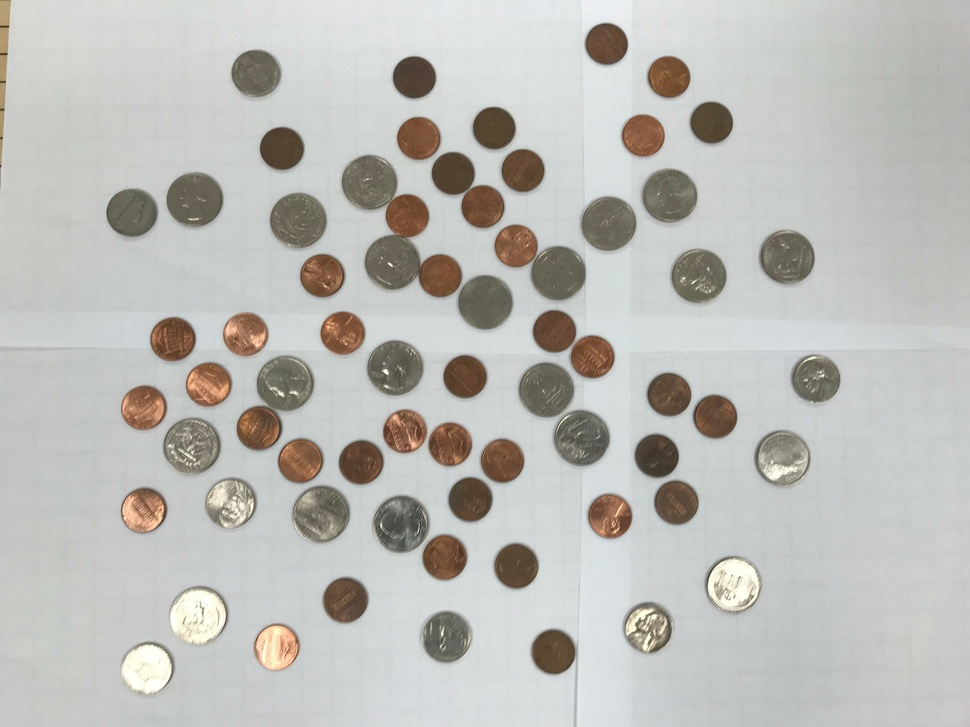
//> input picture Lab 7/coinsEasy.jpg, 970 x 727 px, shrunk from 4032 x 3024 before the run
$ ./l071_v1 coinsEasy.jpg   (built with g++ and OpenCV 4)
//> lines starting //> are read from the running program, lines starting //| are printed output that depends on the picture; after the words box and inside, x2 and y2 are one past the last pixel; in counts of white or black regions, pixels touching at a corner belong together

#include <iostream>
#include <string>
#include <fstream>
#include <time.h>
#include <cstdlib>
#include <vector>
#include <iomanip>
#include <cmath>
#include <limits>
#include <sstream>
#include <float.h>
#include <list>
#include <algorithm>
#include <chrono>
#include <unordered_map>
#include <iterator>
#include <stack>
#include <unordered_set>
#include <opencv2/highgui/highgui.hpp>
#include <opencv2/imgproc/imgproc.hpp>

using namespace std;
using namespace cv;

 // #include <numbers>

#define _USE_MATH_DEFINES

using namespace std::chrono;
using namespace std;

const int PRECISION = 23;
const double ERROR = 1e-7;
int CIRCLE_RADIUS = 180;
// typedef std::numeric_limits< double > dbl;
// ofstream results;

typedef std::numeric_limits<double> dbl;


void cannyEdge(Mat &image, Mat &output, int low, int high) {
    //applies the canny edge detector to the grayscale coins image
    //returns the output array
    Mat blurredimage;
    //erode(image, image, getStructuringElement(MORPH_ELLIPSE, Size(4,4)),Point(-1,-1),4);
    //dilate(image, image, getStructuringElement(MORPH_ELLIPSE, Size(4, 4)), Point(-1,-1),4);
    //GaussianBlur(image, image, Size(3, 3), 1);
    //stackBlur(image, image,3);

    bilateralFilter(image, blurredimage, 5, 20, 20);
    imwrite("blurred.jpg", blurredimage);
    Canny(image, output, low, high);
}
void findCircles(Mat& grayImage, vector<Vec3f> &circles, double highThreshold, double minRad, double maxRad, double thresholdCount, double minDist) {
    HoughCircles(grayImage,circles,HOUGH_GRADIENT,1,minDist,highThreshold,thresholdCount,minRad,maxRad);
}


void identifyCoins(Mat &colorImg, bool &ishard,vector<Vec3f> &circleCandidates, vector<int> &identified){
    //isolate the pennies in the image by color
    //obtain the average radii of the penny, and then scale coins accordingly
    //identify reference radii
    //for c in circles:
        //classify each circle
    //https://stackoverflow.com/questions/38673027/how-to-identify-gold-color-in-image
    //blur(img, img, Size(50, 50) );
    //find the average penny radius to use as a reference size
    Mat& img = colorImg;
    GaussianBlur(img, img, Size(7, 7), 1.4);
    Mat adjusted;
    img.convertTo(adjusted, -1, 1.5);
    cvtColor(adjusted, adjusted, COLOR_BGR2HSV);
    Mat saturation;
    extractChannel(adjusted, saturation, 1);
    Mat binarized;
    threshold(saturation, binarized, 80, 255, THRESH_BINARY);
    //dilate(binarized, binarized, getStructuringElement(MORPH_DILATE, Size(4, 4)));
    morphologyEx(binarized, binarized, MORPH_CLOSE, getStructuringElement(MORPH_ELLIPSE, Size(4, 4)));
    //floodFill(binarized, cv::Point(0, 0), Scalar(255));
    //isolate the pennies,
    Mat isolated;
    bitwise_and(saturation, saturation, isolated, binarized);
    vector<Vec3f> circles;
    HoughCircles(isolated, circles, HOUGH_GRADIENT, 1, 80, 100, 25, 75, 90);
    //compute the average radius of pennies
    double avgPenny = 0;
    for (size_t i = 0; i < circles.size(); i++) {
        avgPenny += circles[i][2];
    }
    avgPenny /= circles.size();
    cout << "Average penny size: " << avgPenny;
    if (abs(avgPenny) < 1) {
        avgPenny = 87;
    }
    double tolerance = 0.05;
    if (!ishard) {
        double quarterratio = 1.25;
        double nickelratio = 1.13;
        double pennyratio = 1.03;
        //compute ratio
        /*
       * Representation of coins:
       0 -- penny
       1 - nickel
       2 - dime
       3- quarter
       4 - half-dollar
       5 - dollar
       */
        //if computed ratio falls within 0.05 of reference ratio, classify as said coin
        for (size_t idx = 0; idx < circleCandidates.size(); idx++) {
            double radius = circleCandidates[idx][2];
            double ratio = radius / avgPenny;
            if (ratio < pennyratio) {
                identified.push_back(0);
            }
            else if (abs(ratio - pennyratio) < tolerance) {
                identified.push_back(0);
            }else if(abs(ratio-nickelratio) < tolerance){
                //get mask of region containing circle
                //count number of white pixels
                //if number of white pixels exceeds 25%, count as nickel
                identified.push_back(1);
            }
            else if (abs(ratio - quarterratio) < tolerance) {
                identified.push_back(3);
            }
            else {
                identified.push_back(3);
            }
        }
    }
}

// [59 lines left out: function summary, not called in this run]
/**
 * @brief Part 1 of Lab 7
 *
 * @param argc
 * @param argv
 */
void part3(int argc, char** argv)
{
//> called with argc = 2
    /*
    Optimal Parameters for Hard image:
    Q1:
    lt = 100, ht = 250
    TC =
    https://stackoverflow.com/questions/26855264/identifying-different-coin-values-from-an-image-using-matlab
    */
    string imageName = "coinsEasy.jpg";

    int high = 150;
    int low = high/2;
    string fg = "imageg.jpg";
    string of = "image1.ppm";
    string f2 = "image2.ppm";
    string ff = "imagef.jpg";
    string fv = "imagev.ppm";
    string fcc = "imageCC.ppm";
    string fci = "imageCircles.jpg";
    string fco = "imageCoins.jpg";
    string fr = "results.txt";
    int thresholdCount = 27;
    int tCircle = 20;
    bool override = false;
    bool tCircleOverride = true;
    //bool thresholdOverride = false;
    bool hardimage = false;
    int minCenterDist = 80;
    int minRad = 80;
    int maxRad = 120;
    int q1t = 30;
    int q2t = 25;
    int q3t = 35;
    int q4t = 35;

    // read the command line arguments
    for (int i = 1; i < argc; i++)
    {
        string flag = string(argv[i]);
        if (flag == "-f")
        {
            // cout << "flag read" << endl;
            imageName = argv[++i];
        }
        //else if (flag == "-lt")
        //{
        //    stringstream ss(argv[++i]);
        //    ss >> low;
        //    //thresholdOverride = true;
        //}
        else if (flag == "-ht")
        {
            stringstream ss(argv[++i]);
            ss >> high;
            low = high / 2;
            //thresholdOverride = true;
        }
        else if (flag == "-f1")
        {
            of = argv[++i];
        }
        else if (flag == "-f2")
        {
            f2 = argv[++i];
        }
        else if (flag == "-ff")
        {
            ff = argv[++i];
        }
        else if (flag == "-fg")
        {
            fg = argv[++i];
        }
        else if (flag == "-TC")
        {
            stringstream ss(argv[i + 1]);
            ss >> thresholdCount;
            override = true;
        }
        else if (flag == "-fv")
        {
            stringstream ss(argv[++i]);
            ss >> fv;
        }
        else if (flag == "-fcc")
        {
            stringstream ss(argv[++i]);
            ss >> fcc;
        }
        else if (flag == "-TCircle")
        {
            stringstream ss(argv[++i]);
            ss >> tCircle;
            tCircleOverride = true;
        }
        else if (flag == "-fCi")
        {
            stringstream ss(argv[++i]);
            ss >> fci;
        }
        else if (flag == "-fCo")
        {
            stringstream ss(argv[++i]);
            ss >> fco;
        }
        else if (flag == "-fR")
        {
            stringstream ss(argv[++i]);
            ss >> fr;
        }
        else if (flag == "-mincentdist")
        {
            stringstream ss(argv[++i]);
            ss >> minCenterDist;
        }
        else if (flag == "-minR")
        {
            stringstream ss(argv[++i]);
            ss >> minRad;
        }
        else if (flag == "-maxR")
        {
            stringstream ss(argv[++i]);
            ss >> maxRad;
        }
        else if (flag == "-hard")
        {
            hardimage = true;
        }

        // i++;
    }
    Mat image;
    image = imread(imageName, IMREAD_COLOR);
//> image is the input picture: 727 rows x 970 cols, CV_8UC3; mean B, G, R 184.3, 188.2, 188.7
    //create grayscale image
    Mat highContrast;
    image.convertTo(highContrast, -1, 1.5);
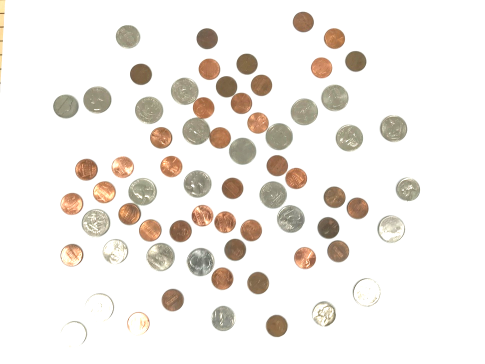
//> highContrast: 727 rows x 970 cols, CV_8UC3 (shown at 1/2 size); mean B, G, R 232.9, 237.2, 241.1
    Mat imageg;
    cvtColor(highContrast, imageg, COLOR_BGR2GRAY);
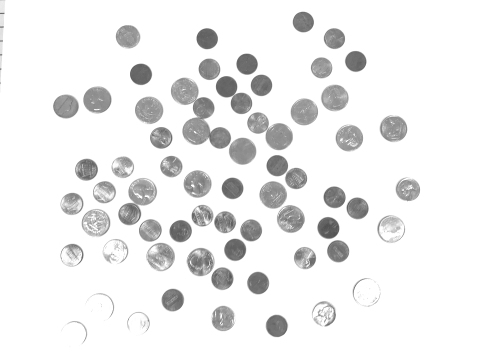
//> imageg: 727 rows x 970 cols, CV_8UC1 (shown at 1/2 size); min 66, max 255, mean 237.9
    Mat edges;
    imwrite(fg, imageg);
    cannyEdge(imageg, edges, low, high);
//> in cannyEdge, `Canny(image, output, low, high);`:
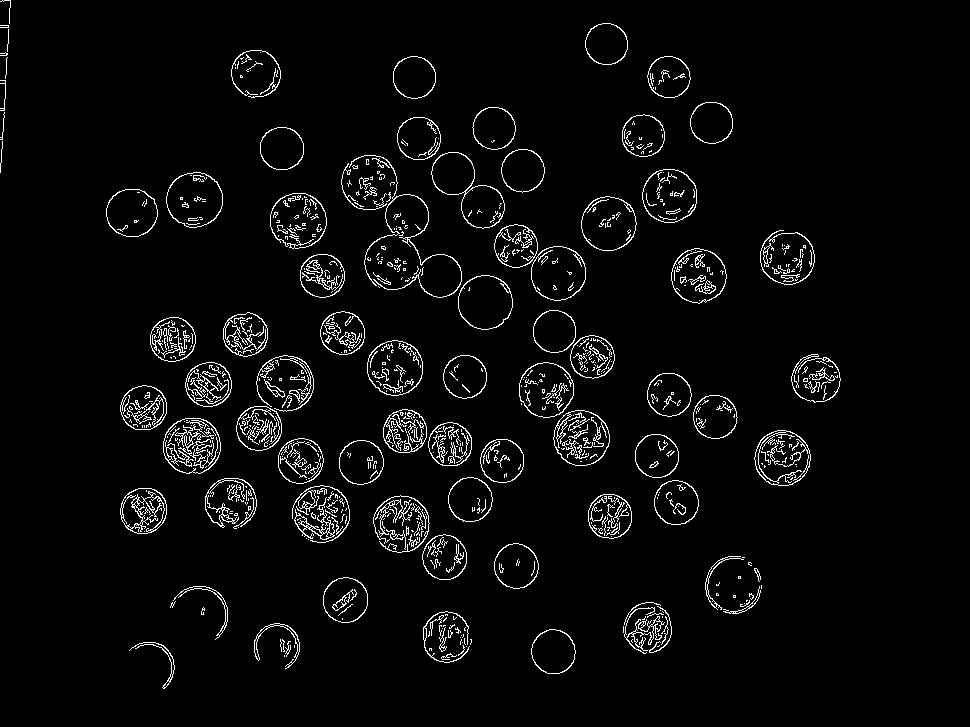
//> output: 727 rows x 970 cols, CV_8UC1; 3.8% white in thin lines or dots, all inside (x1, y1, x2, y2) = (0, 0, 841, 689)
    imwrite(ff, edges);
    vector<Vec3f> circles;
    findCircles(imageg,circles,high,minRad,maxRad,thresholdCount,minCenterDist);
    vector<int> coinTypes;
    identifyCoins(image,hardimage,circles,coinTypes);
//> in identifyCoins, `extractChannel(adjusted, saturation, 1);`:
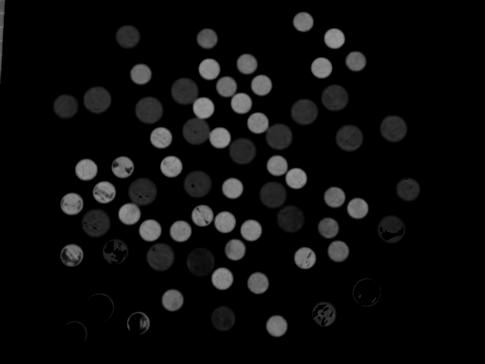
//> saturation: 727 rows x 970 cols, CV_8UC1 (shown at 1/2 size); min 0, max 155, mean 11.9
//> in identifyCoins, `morphologyEx(binarized, binarized, MORPH_CLOSE, getStructuringElement(..`:
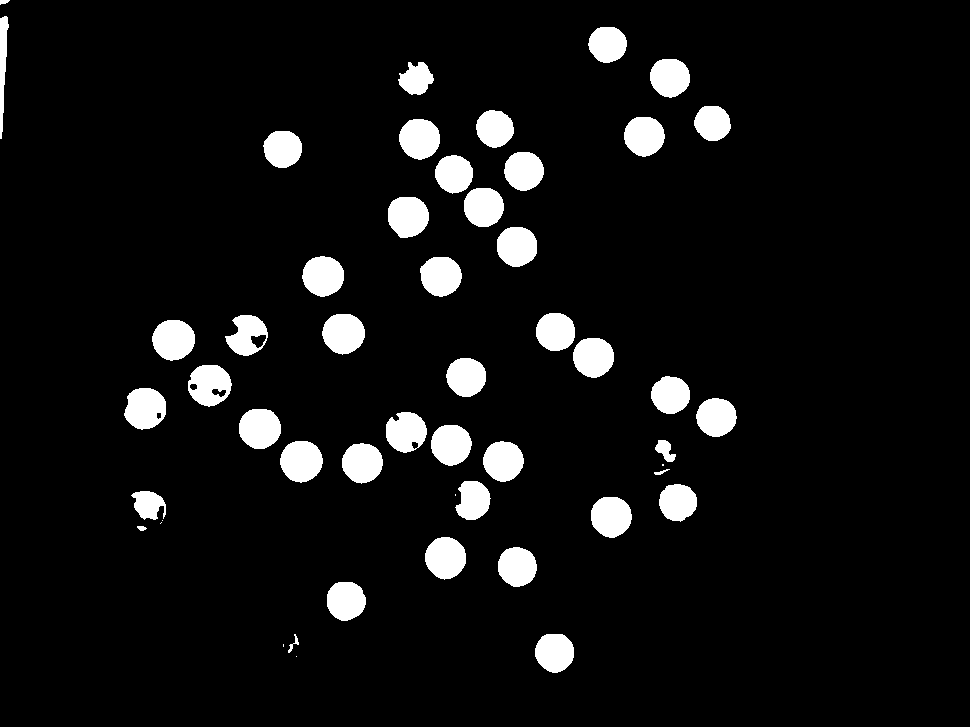
//> binarized: 727 rows x 970 cols, CV_8UC1; 6.9% white; 51 white regions (6 under 20 px), largest, box (x1, y1, x2, y2) and area: (280, 441, 323, 483) 1394, (152, 320, 195, 361) 1372, (322, 314, 365, 355) 1359
//> in identifyCoins, `bitwise_and(saturation, saturation, isolated, binarized);`:
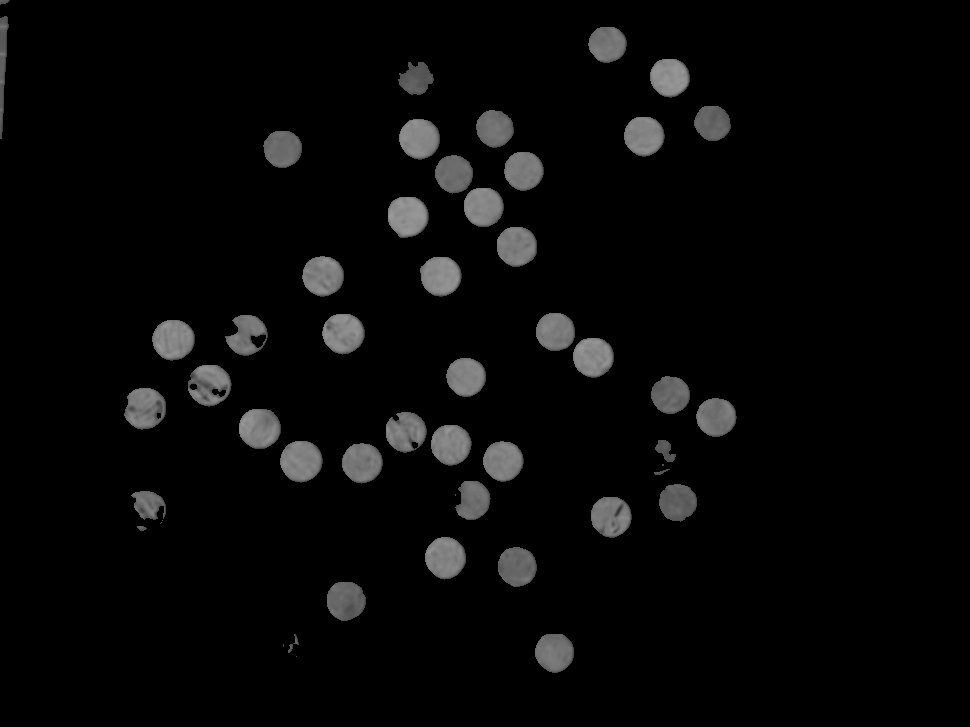
//> isolated: 727 rows x 970 cols, CV_8UC1; min 0, max 155, mean 8
//> in identifyCoins, `HoughCircles(isolated, circles, HOUGH_GRADIENT, 1, 80, 100, 25, 75, 90);`: circles = empty
//> after the loop in identifyCoins, `for (size_t i = 0; i < circles.size(); i++)`: avgPenny = 0
//> in identifyCoins, `avgPenny /= circles.size();`: avgPenny = nan
//| Average penny size: -nan
    //draw circles on the original image
    cout << "Len of Circles: " << circles.size() << endl;
//| Len of Circles: 0
    for (size_t i = 0; i < circles.size(); i++)
    {
        Point center(cvRound(circles[i][0]), cvRound(circles[i][1]));
        int radius = cvRound(circles[i][2]);
        // draw the circle center
        circle(image, center, 3, Scalar(0,0, 255), -1, 8, 0);
        // draw the circle outline
        circle(image, center, radius, Scalar(0, 0, 255), 3, 8, 0);
    }
//> this loop made 0 passes
    imwrite(fci, image);

    cout << "Len of identified coins:  " << coinTypes.size() << endl;
//| Len of identified coins:  0
    for (size_t i = 0; i < coinTypes.size(); i++) {
        Point center(cvRound(circles[i][0]), cvRound(circles[i][1]));
        int radius = cvRound(circles[i][2]);
        if (coinTypes[i] == 0) {
            circle(image, center, radius, Scalar(0,0,255),3,8);
        }
        else if (coinTypes[i] == 1) {
            circle(image, center, radius, Scalar(0, 255, 255), 3, 8);
        }
        else if (coinTypes[i] == 2) {
            circle(image, center, radius, Scalar(255, 0, 0), 3, 8);
        }
        else if (coinTypes[i] == 3) {
            circle(image, center, radius, Scalar(128, 0, 128), 3, 8);
        }
        else if (coinTypes[i] == 4) {
            circle(image, center, radius, Scalar(0, 255, 0), 3, 8);
        }
        else if (coinTypes[i] == 5) {
            circle(image, center, radius, Scalar(128, 0, 255), 3, 8);
        }
        else {
            circle(image, center, radius, Scalar(255, 255, 255), 3, 8);
        }
        //cout << coinTypes[i] << " " << endl;
    }
    imwrite(fco, image);
    //summary();


}
int main(int argc, char** argv)
{
    // part1();
    auto start = high_resolution_clock::now();
    // part1(argc, argv);
    // part2(argc, argv);
    part3(argc, argv);
    auto end = high_resolution_clock::now();
    auto duration = duration_cast<microseconds>(end - start);
    std::cout << "Time taken " << duration.count() << endl;
    waitKey(0);

    ////looking at hsv image
    ////Mat img;
    ////img = imread("coinsHardest.jpg");
    ////Mat imginverted;
    ////imginverted = ~img;
    ////Mat hsvimg;
    ////cvtColor(imginverted, hsvimg, COLOR_BGR2HSV);
    ////imwrite("coinsHardestinverted.jpg", imginverted);
    ////imwrite("invertedhsv.jpg", hsvimg);
    ////waitKey(0);
    ////destroyAllWindows();

   /* testing the enhance for coin detection*/
    //Mat img;
    //img = imread("coinsEasy.jpg");
    ////blur(img, img, Size(50, 50) );
    //GaussianBlur(img, img, Size(7, 7), 1.4);
    //Mat adjusted;
    //img.convertTo(adjusted, -1, 1.5);
    //cvtColor(adjusted, adjusted, COLOR_BGR2HSV);
    //Mat saturation;
    //extractChannel(adjusted, saturation, 1);
    //Mat binarized;
    //threshold(saturation, binarized, 80,255, THRESH_BINARY);
    ////dilate(binarized, binarized, getStructuringElement(MORPH_DILATE, Size(4, 4)));
    //morphologyEx(binarized, binarized, MORPH_CLOSE, getStructuringElement(MORPH_ELLIPSE,Size(4,4)));
    ////floodFill(binarized, cv::Point(0, 0), Scalar(255));
    ////isolate the pennies,
    //Mat isolated;
    //bitwise_and(saturation, saturation, isolated, binarized);
    //vector<Vec3f> circles;
    //HoughCircles(isolated, circles, HOUGH_GRADIENT,1, 80, 100, 25, 75, 97);
    //cout << circles.size() << endl;
    //int avgPenny = 0;
    //cvtColor(isolated, isolated, COLOR_GRAY2RGB);
    //for (size_t i = 0; i < circles.size(); i++)
    //{
    //    Point center(cvRound(circles[i][0]), cvRound(circles[i][1]));
    //    int radius = cvRound(circles[i][2]);
    //    // draw the circle center
    //    circle(img, center, 3, Scalar(0, 255, 0), -1, 8, 0);
    //    // draw the circle outline
    //    circle(img, center, radius, Scalar(0, 0, 255), 3, 8, 0);
    //    avgPenny += radius;
    //}
    //avgPenny /= circles.size();
    //cout << avgPenny << endl;
    //
    //namedWindow("Display Image", WINDOW_NORMAL);
    //imshow("Display Image",img);
    //waitKey(0);


}
